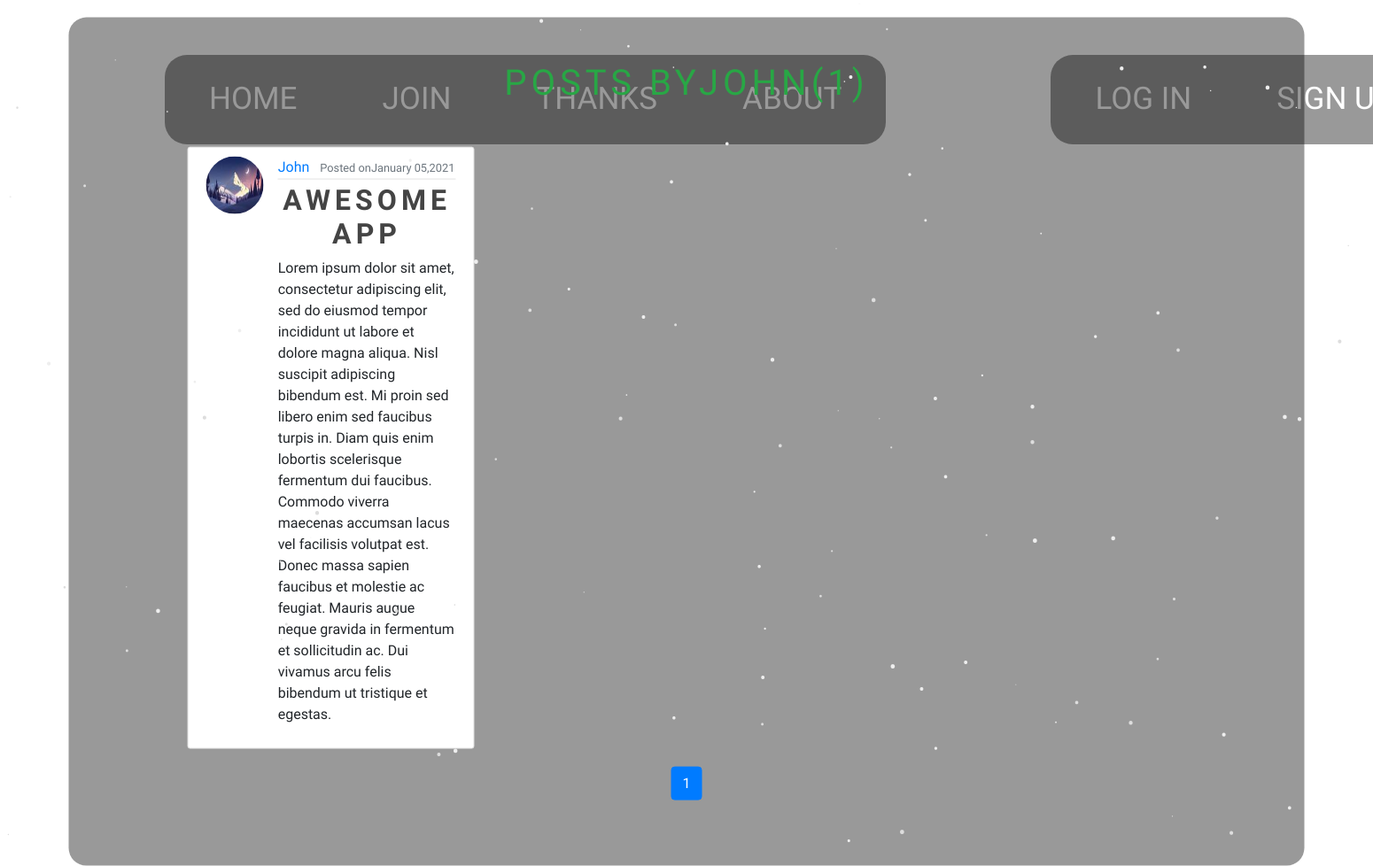
/user/John, run on the app's committed database.
### SecretSanta/models.py (models this page shows, shortened)
class User(db.Model, UserMixin):
    id = db.Column(db.Integer, primary_key=True)
    username = db.Column(db.String(12), unique=True, nullable=False)
    email = db.Column(db.String(30), unique=True, nullable=False)
    image_file = db.Column(db.String(20),
                           nullable=False,
                           default='default.png')
    password = db.Column(db.String(60), nullable=False)
    isJoined = db.Column(db.Boolean(), default=False)
    posts = db.relationship('Post', backref='author', lazy=True)

class Post(db.Model):
    id = db.Column(db.Integer, primary_key=True)
    title = db.Column(db.String(100), nullable=False)
    date_posted = db.Column(db.DateTime,
                            nullable=False,
                            default=datetime.utcnow)
    content = db.Column(db.Text, nullable=False)
    user_id = db.Column(db.Integer, db.ForeignKey('user.id'), nullable=False)

### SecretSanta/users/routes.py (the view)
@users.route("/user/<string:username>")
def user_posts(username):
    page = request.args.get('page', 1, type=int)
    user = User.query.filter_by(username=username).first_or_404()
    posts = Post.query.filter_by(author=user)\
        .order_by(Post.date_posted.desc())\
        .paginate(page=page,per_page=12)
    return render_template("user_posts.html",
                           title="User Post",
                           posts=posts,
                           user=user)

### SecretSanta/templates/user_posts.html (shortened to what this page needs)
{% extends "base.html" %}{% block body %}<div class="wrapper-post"> <h1 class="mb-5 text-success ">Posts by{{user.username}}({{posts.total}})</h1> <link rel="stylesheet" href="https://maxcdn.bootstrapcdn.com/bootstrap/4.0.0/css/bootstrap.min.css"/>{% for post in posts.items %}<section class="display-content"> <article class="media content-section"> <img class="rounded-circle article-img" src="{{url_for('static', filename='profile_pics/'+ post.author.image_file)}}"/> <div class="media-body"> <div class="article-metadata"> <a class="mr-2" href="{{url_for('users.user_posts',username=post.author.username)}}">{{post.author.username}}</a> <small class="text-muted" >Posted on{{post.date_posted.strftime('%B %d,%Y')}}</small > </div><h2> <a class="article-title" href="{{url_for('posts.post',post_id=post.id)}}" >{{post.title}}</a > </h2> <p class="article-content">{{post.content}}</p></div></article> </section>{% endfor %}{% for page_num in posts.iter_pages(left_edge=1,right_edge=1,left_current=1,right_current=2) %}{% if page_num %}{% if posts.page==page_num %}<div class="justify-content-center d-flex flex-row" > <a class="btn btn-primary mb-4" href="{{url_for('posts.thanks',page=page_num)}}" >{{page_num}}</a > </class>{% else %}<div class="justify-content-center d-flex flex-row" > <a class="btn btn-outline-primary mb-4" href="{{url_for('posts.thanks',page=page_num)}}" >{{page_num}}</a > </class>{% endif %}{% endif %}{% endfor %}</div>{% endblock body%}

### SecretSanta/static/main.css (style rules this page uses)
body, html { background: url(/static/img/background.png) center; height: 100%; margin: 0; font-family: "Gochi Hand", cursive !important; }
h1 { text-align: center; font-size: 1em; text-transform: uppercase; letter-spacing: 5px; color: #e8edec; font-size: 90px; color: rgb(240, 162, 2); }
h2 { text-align: center; font-size: 1em; text-transform: uppercase; letter-spacing: 5px; color: #e8edec; font-size: 40px; color: rgb(239, 47, 60); }
.wrapper-post { width: 90%; height: auto; padding: 50px 50px; position: relative; top: 40%; left: 50%; transform: translate(-50%, -50%); border-radius: 20px; background-color: rgba(0, 0, 0, 0.4); }
.content-section { background: #ffffff; padding: 10px 20px; border: 1px solid #dddddd; border-radius: 3px; margin-bottom: 20px; }
.article-title { color: #444444; font-weight: bold; }
.article-content { white-space: pre-line; }
.article-img { height: 65px; width: 65px; margin-right: 16px; }
.article-metadata { padding-bottom: 1px; margin-bottom: 4px; border-bottom: 1px solid #e3e3e3; }
.display-content { display: inline-block; margin: 0 1.5%; width: 30%; padding-left: 5%; }

### data on the page
User: username "JOHN"
Post: image_file (picture), author.username "John", date_posted "January 05,2021", title "AWESOME APP", content "Lorem ipsum dolor sit amet, consectetur adipiscing elit, sed do eiusmod tempor incididunt ut labore et dolore magna aliqua. Nisl suscipit adipiscing bibendum est. Mi proin sed libero enim sed faucibus turpis in. Diam quis enim lobortis scelerisque fermentum dui faucibus. Commodo viverra maecenas accumsan lacus vel facilisis volutpat est. Donec massa sapien faucibus et molestie ac feugiat. Mauris augue neque gravida in fermentum et sollicitudin ac. Dui vivamus arcu felis bibendum ut tristique et egestas."

### other printed values
{{ posts.total }} "1"
{{ page_num }} "1"
